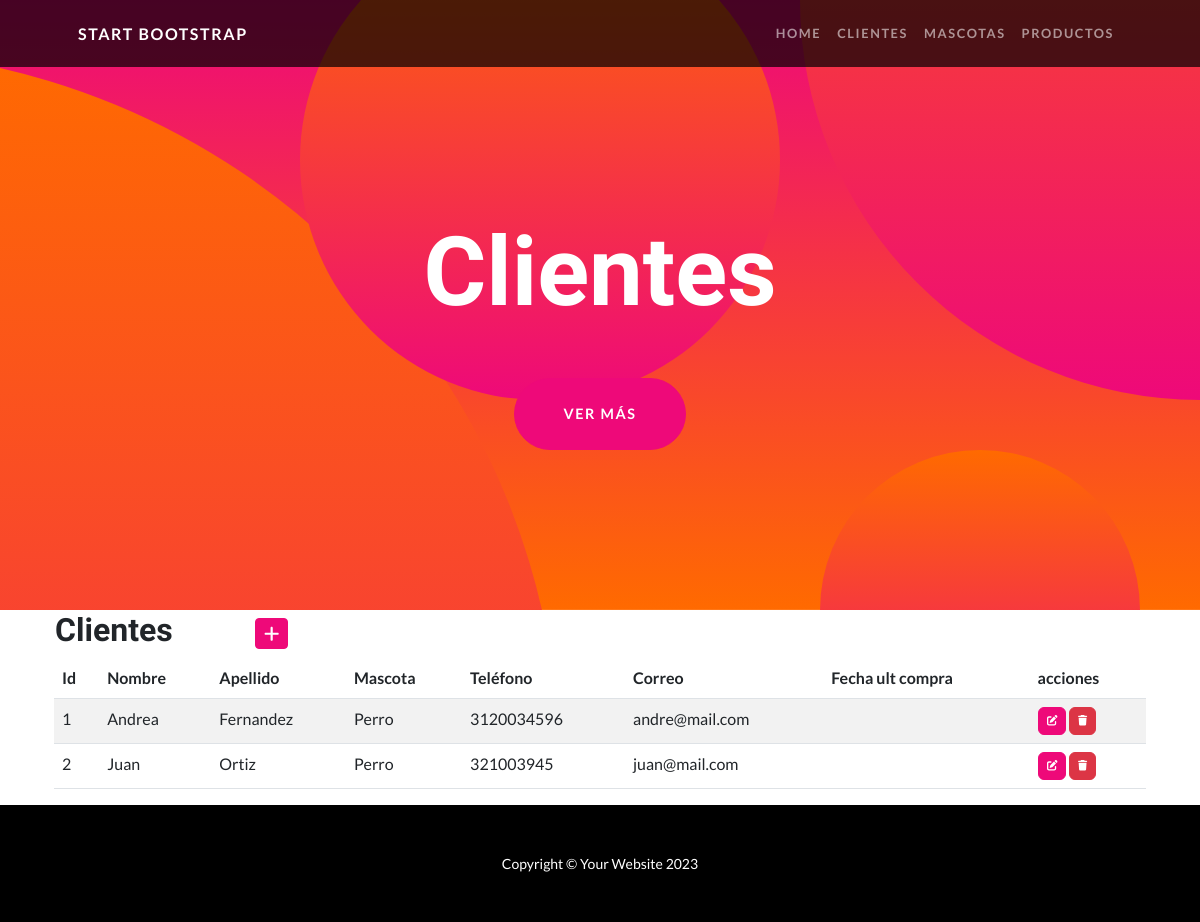
/apptienda/clientes/, run on an earlier commit of the app's database.
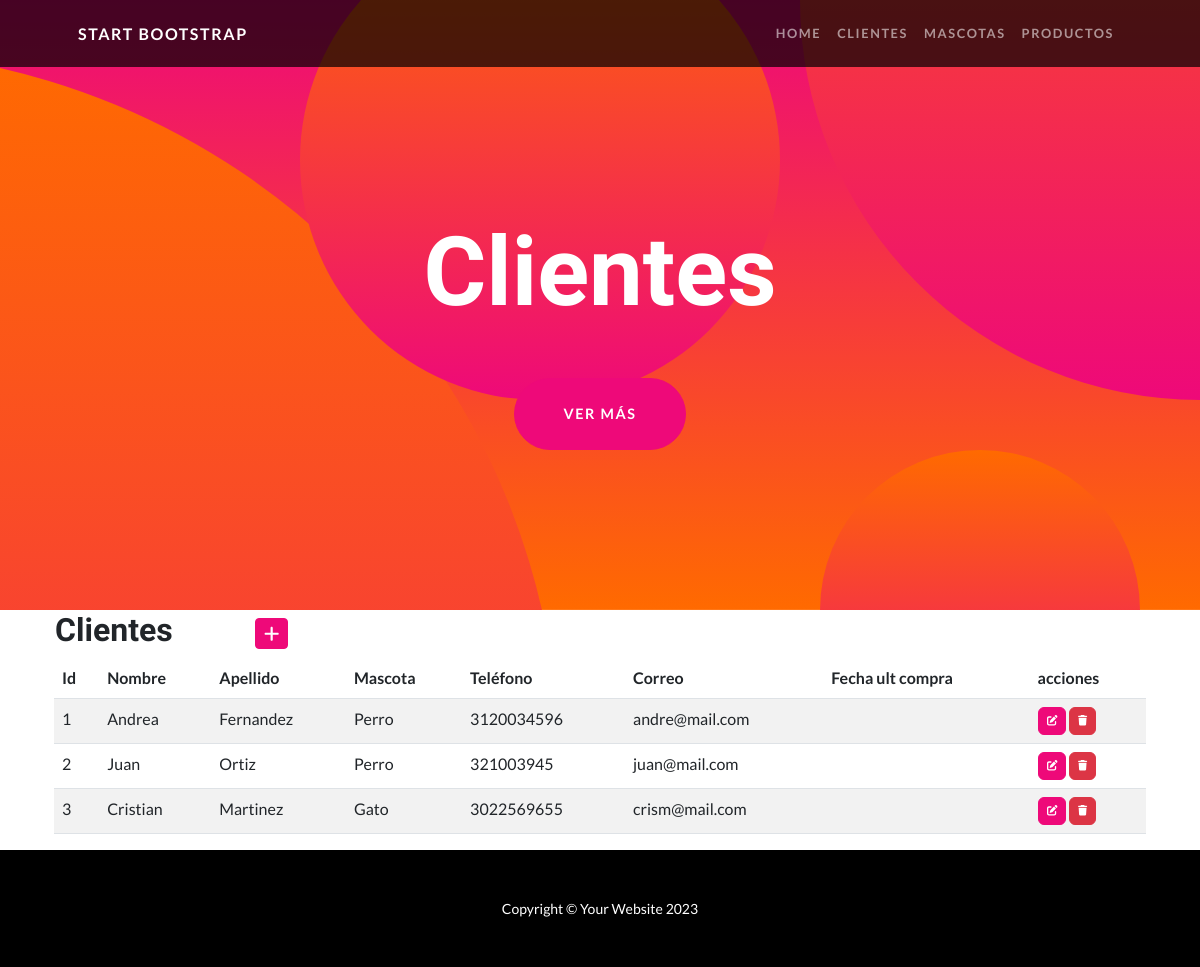
And on a later commit of the database.
### apptienda/models.py (models this page shows, shortened)
class Cliente(models.Model):
    nombre=models.CharField(max_length=50)
    apellido= models.CharField(max_length=50)
    mascota= models.CharField(max_length=50)
    telefono=models.IntegerField()
    email = models.EmailField()
    fecha_ult_compra = models.DateField()

### apptienda/views.py (the view)
# urls.py: path('clientes/', ClientesList.as_view(), name='clientes'),
class ClientesList(ListView):
    model=Cliente

### apptienda/templates/apptienda/cliente_list.html
{% extends 'apptienda/home.html' %}
{% block title %}
    <h1 class="masthead-heading mb-0">Clientes</h1>
{% endblock title %}
{% block contenido %}
<table>
    <tr>
        <td width="200"><h2>Clientes</h2></td>
        <td>
            <a
            href="{% url 'cliente_create' %}"
            class="btn btn-primary btn-sm"
            ><i class="fa fa-plus fa-lg" title="Crear"> </i>
            </a>
        </td>
    </tr>
</table>
    <table class="table table-striped">
        <thead>
            <tr>
                <th>Id</th>
                <th>Nombre</th>
                <th>Apellido</th>
                <th>Mascota</th>
                <th>Teléfono</th>
                <th>Correo</th>
                <th>Fecha ult compra</th>
                <th>acciones</th>
            </tr>
        </thead>
        <tbody>
            {% for c in cliente_list %}
                <tr>
                    <td>{{c.id}}</td>
                    <td>{{c.nombre}}</td>
                    <td>{{c.apellido}}</td>
                    <td>{{c.mascota}}</td>
                    <td>{{c.telefono}}</td>
                    <td>{{c.email}}</td>
                    <td>{{p.fecha_ult_compra}}</td>
                    <td>
                        <a
                          href="{% url 'cliente_update' c.id %}"
                          class="btn btn-primary"
                          style="--bs-btn-padding-y: .25rem; --bs-btn-padding-x: .5rem; --bs-btn-font-size: .75rem;"
                          ><i class="fa fa-edit fa-sm" title="Edit Record"></i>
                        </a>
                        <a
                          href="{% url 'cliente_delete' c.id %}"
                          class="btn btn-danger"
                          style="--bs-btn-padding-y: .25rem; --bs-btn-padding-x: .5rem; --bs-btn-font-size: .75rem;"
                          ><i class="fa fa-trash fa-sm" title="Delete Record"></i>
                        </a>
                      </td>
                </tr>
            {% endfor %}
        </tbody>
    </table>
{% endblock contenido %}

What changed in the data, as far as the page shows it:
added Cliente: id "3", nombre "Cristian", apellido "Martinez", mascota "Gato", telefono "3022569655", email "crism@mail.com"
